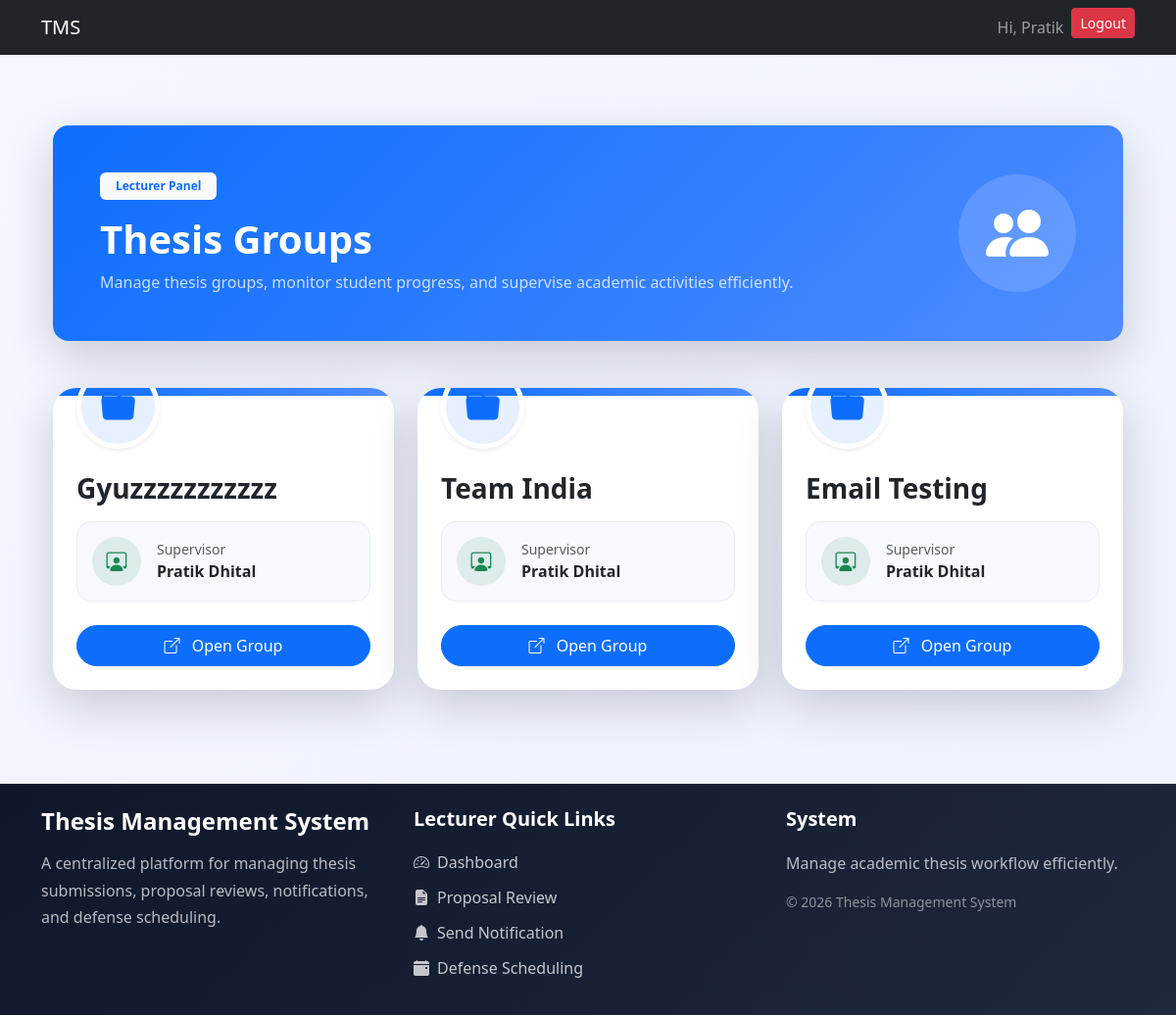
Page /thesis/lecturer/groups/ (signed in) on the earlier database version.
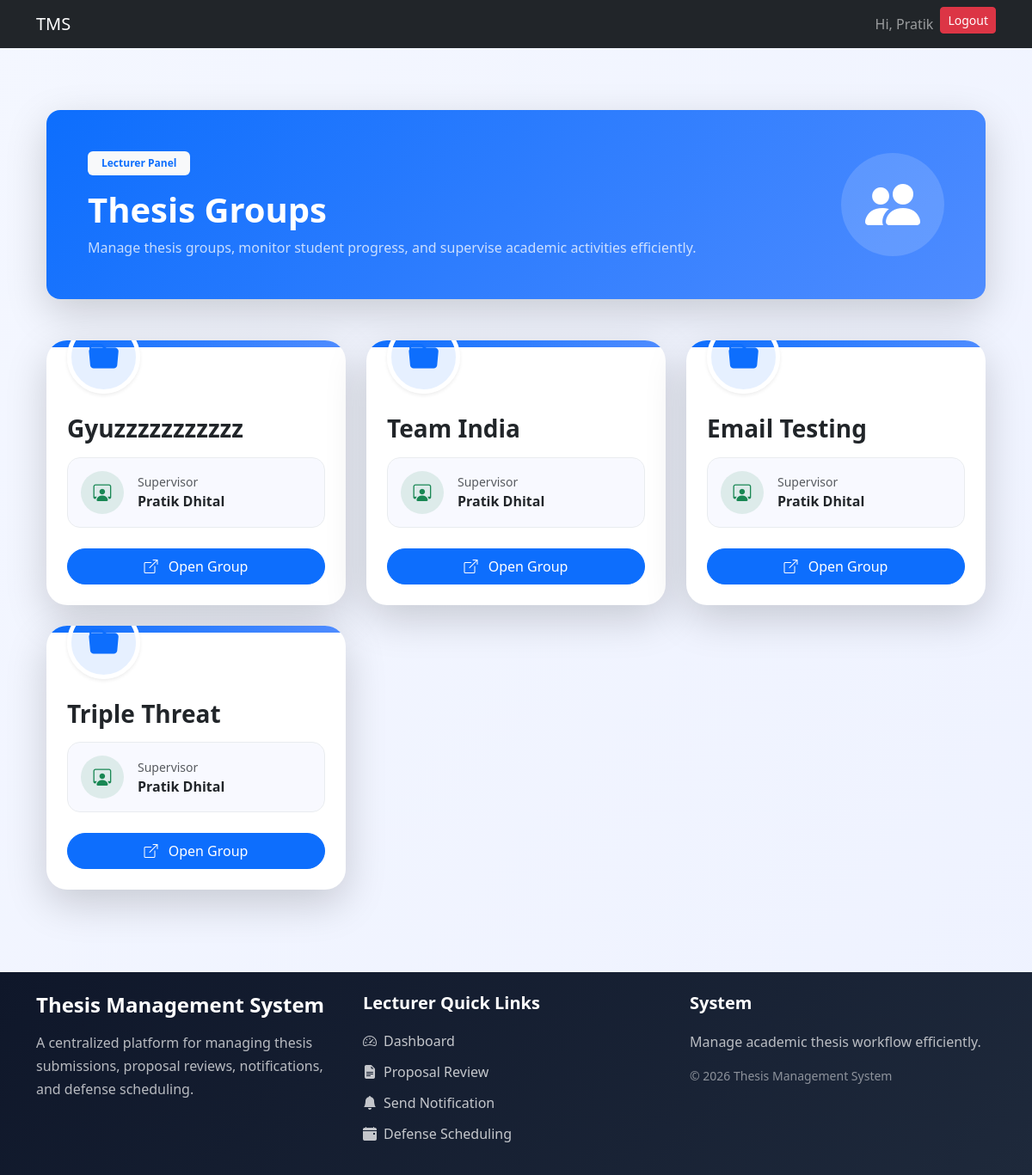
Same page on the later database version.
### thesis/models.py (models this page shows, shortened)
class ThesisGroup(models.Model):
    name = models.CharField(max_length=100)
    supervisor = models.ForeignKey(Lecturer,on_delete=models.CASCADE,limit_choices_to={'is_supervisor': True})
    created_at = models.DateTimeField(auto_now_add=True)

### users/models.py (models this page shows, shortened)
class Lecturer(models.Model):
    user = models.OneToOneField(User, on_delete=models.CASCADE)
    full_name = models.CharField(max_length=150)
    designation = models.CharField(max_length=100, null=True, blank=True)
    faculty = models.ForeignKey(Faculty, on_delete=models.CASCADE, null=True, blank=True)
    department = models.ForeignKey(Department, on_delete=models.CASCADE, null=True, blank=True)
    is_supervisor = models.BooleanField(default=False)

### users/decorators.py (the view)
    def wrapper(request, *args, **kwargs):
        if request.user.role != 'lecturer':
            return redirect('login')
        return view_func(request, *args, **kwargs)

### thesis/views.py (called while the page is built)
@login_required
@lecturer_required
def lecturer_groups(request):
    lecturer = Lecturer.objects.get(
        user=request.user
    )
    groups = ThesisGroup.objects.filter(
        supervisor=lecturer
    )
    context = {
        'groups': groups
    }
    return render(
        request,
        'thesis/lecturer_groups.html',
        context
    )

### thesis/templates/thesis/lecturer_groups.html (shortened to what this page needs)
{% extends "base.html" %}
{% block start %}
<div class="container py-5">
    <div class="groups-header shadow-lg rounded-4 p-5 mb-5 text-white">
        <div class="d-flex flex-column flex-md-row justify-content-between align-items-center">
            <div>
                <span class="badge bg-light text-primary px-3 py-2 mb-3">
                    Lecturer Panel
                </span>
                <h1 class="fw-bold mb-2">
                    Thesis Groups
                </h1>
                <p class="opacity-75 mb-0">
                    Manage thesis groups, monitor student progress,
                    and supervise academic activities efficiently.
                </p>
            </div>
            <div class="mt-4 mt-md-0">
                <div class="header-icon">
                    <i class="bi bi-people-fill"></i>
                </div>
            </div>
        </div>
    </div>
    <div class="row g-4">
        {% for group in groups %}
        <div class="col-lg-4 col-md-6">
            <div class="card group-card border-0 shadow-lg h-100">
                <div class="card-top"></div>
                <div class="card-body p-4">
                    <div class="group-icon shadow-sm">
                        <i class="bi bi-folder-fill"></i>
                    </div>
                    <h3 class="fw-bold mt-4 mb-3">
                        {{ group.name }}
                    </h3>
                    <div class="supervisor-box mb-4">
                        <div class="d-flex align-items-center">
                            <div class="supervisor-icon me-3">
                                <i class="bi bi-person-workspace"></i>
                            </div>
                            <div>
                                <small class="text-muted d-block">
                                    Supervisor
                                </small>
                                <span class="fw-semibold">
                                    {{ group.supervisor.full_name }}
                                </span>
                            </div>
                        </div>
                    </div>
                    <div class="d-grid">
                        <a href="{% url 'lecturer_group_detail' group.id %}"
                           class="btn btn-primary rounded-pill py-2">
                            <i class="bi bi-box-arrow-up-right me-2"></i>
                            Open Group
                        </a>
                    </div>
                </div>
            </div>
        </div>
        {% endfor %}
    </div>
</div>
<link rel="stylesheet"
href="https://cdn.jsdelivr.net/npm/bootstrap-icons@1.11.3/font/bootstrap-icons.min.css">
{% endblock %}

Differences in the rows shown:
added ThesisGroup: name "Triple Threat", supervisor.full_name "Pratik Dhital"
